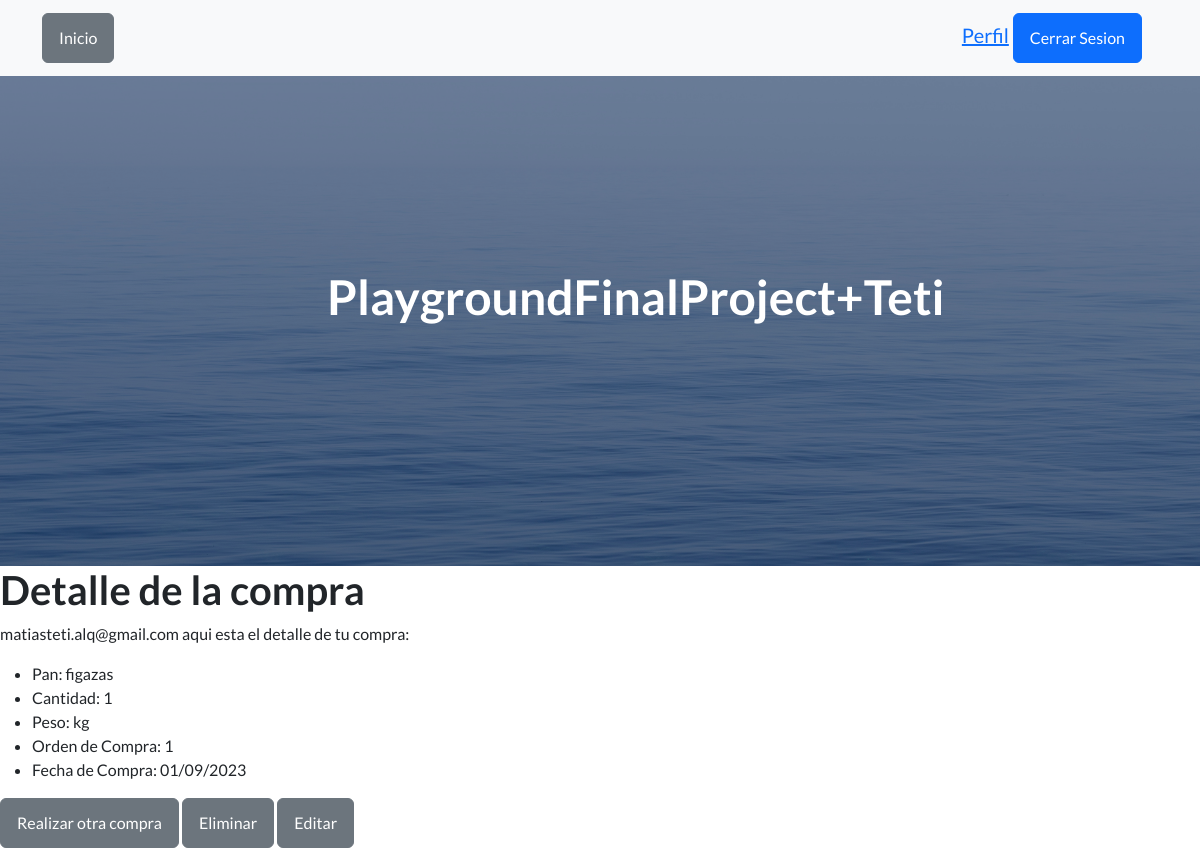
Before: /app1/leer_panaderia/ (signed in) with the older database file.
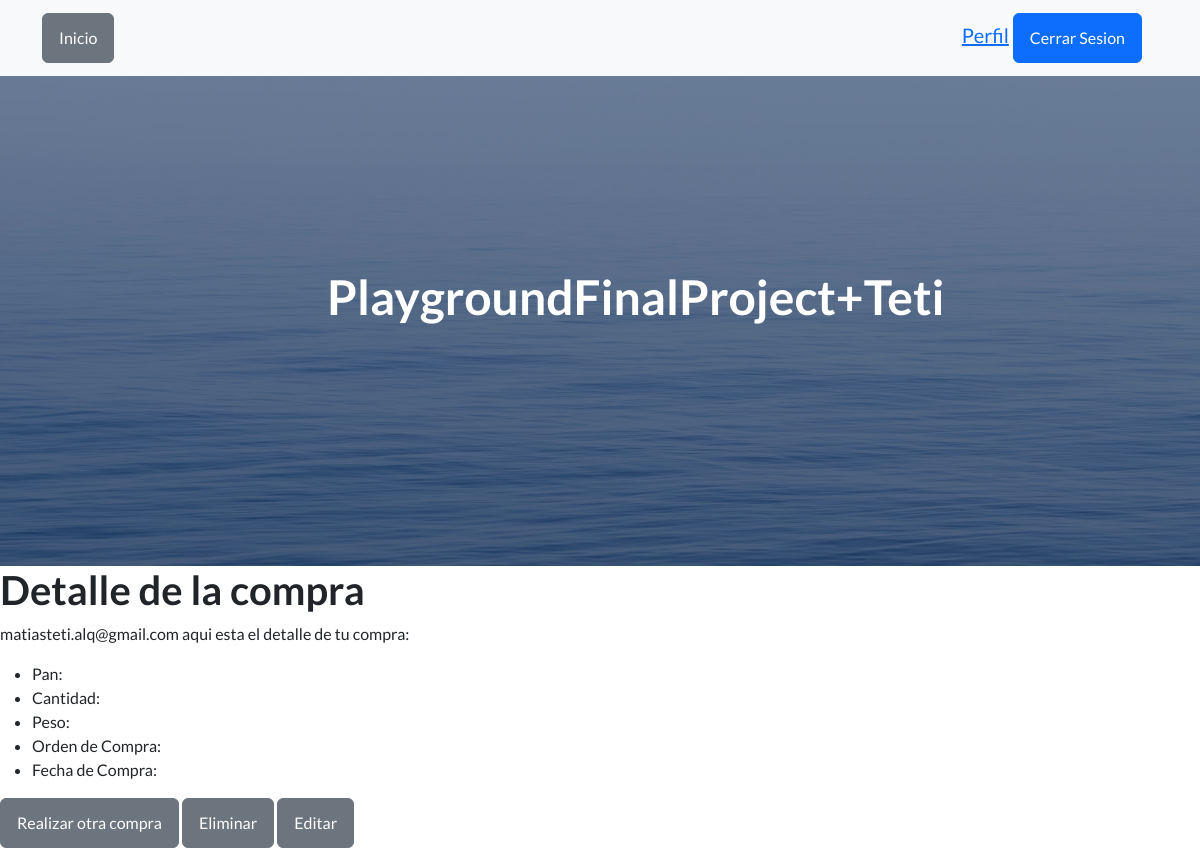
After: the same page with the newer database file.
### app1/models.py (models this page shows, shortened)
class Panaderia(models.Model):
    id = models.AutoField(primary_key=True)
    usuario = models.ForeignKey(User, on_delete=models.CASCADE)
    pan = models.CharField(max_length=100)
    cantidad = models.IntegerField()
    peso = models.CharField(max_length=100, default="0.0")
    fecha_creacion = models.DateTimeField(auto_now_add=True)

### app1/views.py (the view)
# urls.py: path('leer_panaderia/', views.leer_panaderia, name='leer_panaderia'),
@login_required(login_url='app1:login')
def leer_panaderia(request):
    compra_pan = Panaderia.objects.last()  # Obtiene el último registro
    return render(request, 'leer_panaderia.html', {'compra_pan': compra_pan})

### Template/leer_panaderia.html (shortened to what this page needs)
{% extends 'index.html' %}
{% block content %}
<!DOCTYPE html>
<html>
<head>
</head>
<body>
    <h1>Detalle de la compra</h1>
    <p>{{ user }} aqui esta el detalle de tu compra:</p>
    <ul>
        <li>Pan: {{ compra_pan.pan }}</li>
        <li>Cantidad: {{ compra_pan.cantidad }}</li>
        <li>Peso: {{ compra_pan.peso }}</li>
        <li>Orden de Compra: {{ compra_pan.id }}</li>
        <li>Fecha de Compra: {{ compra_pan.fecha_creacion|date:"d/m/Y" }}</li>
    </ul>
    <a href="{% url 'app1:panaderia' %}" class="btn btn-secondary">Realizar otra compra</a>
    <a href="{% url 'app1:eliminar_pan' compra_pan.id %}" class="btn btn-secondary">Eliminar</a>
    <a href="{% url 'app1:editar_pan' compra_pan.id %}" class="btn btn-secondary">Editar</a>
</body>
</html>
{% endblock %}

Changed rows visible on the page:
removed Panaderia: pan "figazas", cantidad "1", peso "kg", id "1", fecha_creacion "01/09/2023"
